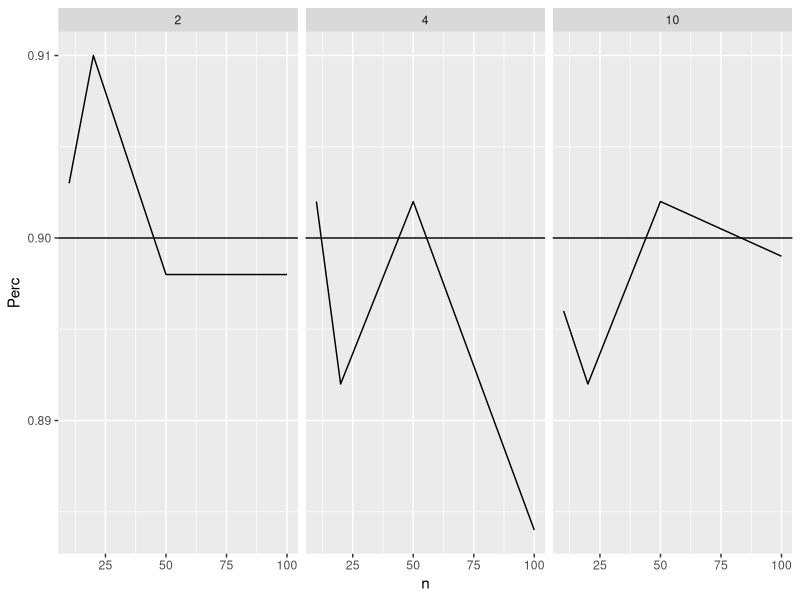
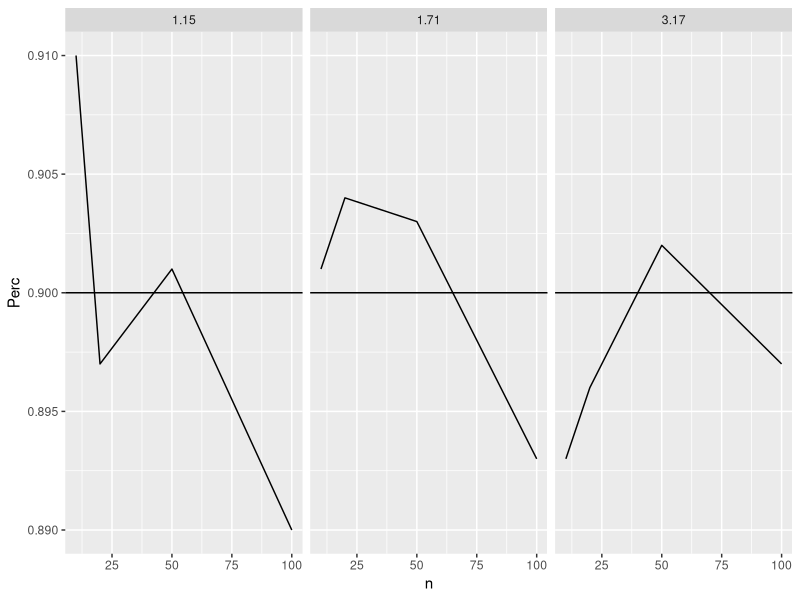
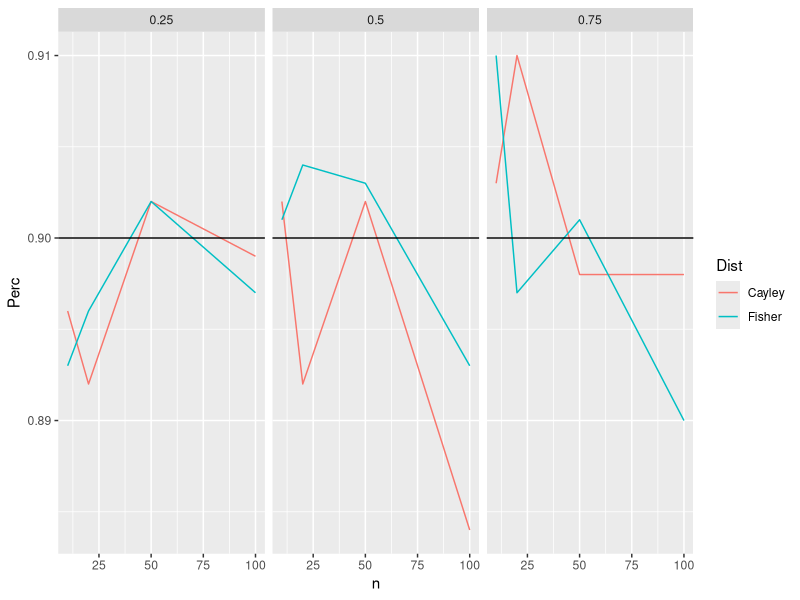

Write the R code that produced these figures, in order.
library(plyr)
library(reshape2)
library(ggplot2)

#Cayley
cayRes<-read.csv("intervals/BayesRegions/Results/CayleyResults.csv")[,-1]
caySum<-ddply(cayRes,.(Kappa,n),summarize,Perc=sum(cover)/length(cover),Width=mean(width),Sacc=mean(Saccept))
caySum
qplot(n,Perc,data=caySum,facets=.~Kappa,geom='line')+geom_hline(yintercept=0.9)

#Fisher
fishRes<-read.csv("intervals/BayesRegions/Results/FisherResults.csv")[,-1]
fishSum<-ddply(fishRes,.(Kappa,n),summarize,Perc=sum(cover)/length(cover),Width=mean(width),Sacc=mean(Saccept))
fishSum
qplot(n,Perc,data=fishSum,facets=.~Kappa,geom='line')+geom_hline(yintercept=0.9)

#Together
caySum$nu<-rep(c(0.75,.5,.25),each=4)
caySum$Dist="Cayley"
fishSum$nu<-rep(c(0.75,.5,.25),each=4)
fishSum$Dist<-"Fisher"
togSum<-rbind(caySum,fishSum)

qplot(n,Perc,data=togSum,facets=.~nu,geom='line',group=Dist,colour=Dist)+geom_hline(yintercept=0.9)
